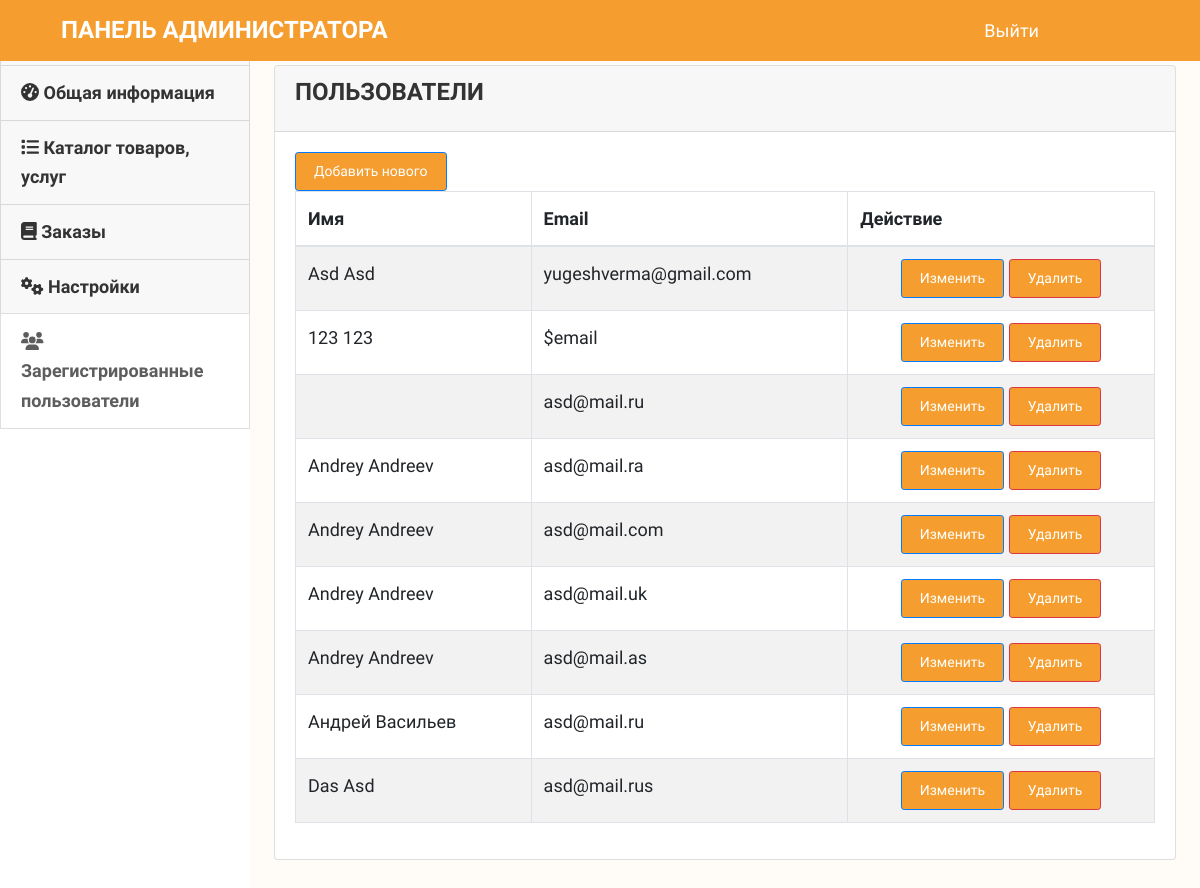
Page /admin/index.php?page=manageuser (signed in) on the committed database.
### tables this page shows
CREATE TABLE `user_info` (
  `user_id` int NOT NULL,
  `first_name` varchar(100) NOT NULL,
  `last_name` varchar(100) NOT NULL,
  `email` varchar(300) NOT NULL,
  `password` varchar(300) NOT NULL,
  `mobile` varchar(10) NOT NULL,
  `address1` varchar(300) NOT NULL,
  `address2` varchar(300) NOT NULL
);

### admin/manageuser.php (the view, shortened to what this page needs)
    <?php
include("../db.php");
include "sidenav.php";
include "topheader.php";
?>
      <div class="content">
        <div class="container-fluid">
         <div class="col-md-14">
            <div class="card ">
              <div class="card-header card-header-primary">
                <h4 class="card-title">Пользователи</h4>
              </div>
              <div class="card-body">
                <div class="col-md-12">
                  <div class="row">
                    <a href="index.php?page=adduser" class="btn btn-primary btn-sm float-right ">Добавить нового</a>
                  </div>
                </div>
                <div class="table-responsive ps">
                  <table class="table table-striped table-bordered" id="">
                    <thead class="">
                      <tr>
                        <th>Имя</th>
                        <th>Email</th>
	                       <th>Действие</th>
                    </tr></thead>
                    <tbody>
                      <?php
                        $result=mysqli_query($con,"SELECT * from user_info");
                        while($row=
                        mysqli_fetch_array($result))
                        {
                        ?>
                        <tr>
                          <td><?php echo ucwords($row['first_name'].' '.$row['last_name']) ?></td>
                          <td><?php echo $row['email'] ?></td>
                          <td class="text-center">
                            <a href="index.php?page=edituser&user_id=<?php echo $row['user_id'] ?>" class="btn btn-sm btn-primary">Изменить</a>
                             <a href="javascript:void(0)" class="btn btn-sm btn-danger">Удалить</a>
                          </td>
                        </tr>
                        <?php
                        }
                        ?>
                    </tbody>
                  </table>
                </div>
              </div>
            </div>
          </div>
        </div>
      </div>
      <?php
include "footer.php";
?>

### assets/css/style.css (style rules this page uses)
body { font-family: "Open Sans", sans-serif; color: #444444; width: 100%; height: calc(100%); }
a { color: #1977cc; }
h1, h2, h3, h4, h5, h6 { font-family: "Raleway", sans-serif; }

### css/main.css (style rules this page uses)
:root { --accent: #f59d2f; --text: #333; --blue: #fffcf8; --gray: #F8F8F8; --regular-text: 18px; --lineheight: 1.65; --userfont: "Geologica", sans-serif; --systemfont: -apple-system, BlinkMacSystemFont, Arial, sans-serif; --transition: 0.2s ease all; }
.container, .container-fluid, .container-lg, .container-md, .container-sm, .container-xl, .container-xxl { --bs-gutter-x: .625rem; }
.row, .row > * { --bs-gutter-x: 1.25rem; }
::placeholder { color: #666; }
body { font-family: var(--userfont); font-size: var(--regular-text); line-height: var(--lineheight); color: var(--text); min-width: 320px; position: relative; overflow-x: hidden; background: var(--blue); }
h1,h2,h3,h4,h5,.one,.two,.three,.four,.five { font-weight: 600; text-transform: uppercase; }
.btn { display: inline-block; padding: 8px 18px; text-align: center; background: var(--accent); color: #fff; text-decoration: none; transition: all .3s; }

### rows in the picture
user_info: first_name+last_name "Asd Asd", email "yugeshverma@gmail.com"
user_info: first_name+last_name "123 123", email "$email"
user_info: email "asd@mail.ru"
user_info: first_name+last_name "Andrey Andreev", email "asd@mail.ra"
user_info: first_name+last_name "Andrey Andreev", email "asd@mail.com"
user_info: first_name+last_name "Andrey Andreev", email "asd@mail.uk"
user_info: first_name+last_name "Andrey Andreev", email "asd@mail.as"
user_info: first_name+last_name "Андрей Васильев", email "asd@mail.ru"
user_info: first_name+last_name "Das Asd", email "asd@mail.rus"
